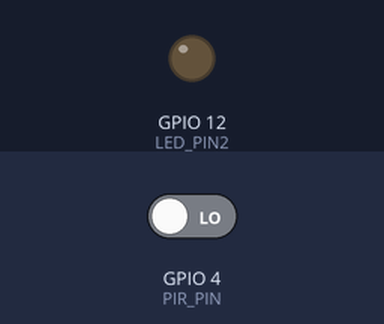
A program run on a simulated Raspberry Pi (BCM pin numbers). On the bench: output pins drawn as LEDs (lit = HIGH). The inputs (shaded band) are chosen by the test bench; at power-on: GPIO 4 (PIR_PIN) LOW. What the program prints to the terminal is not drawn.

Above: at 3.2 s.
3.3 s: GPIO 4 (PIR_PIN) driven HIGH
At 4.8 s:
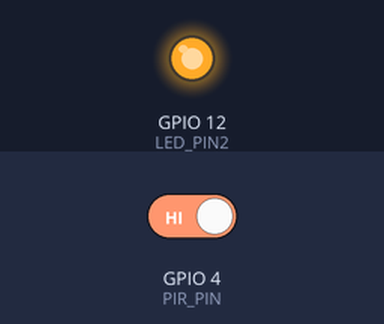
6.0 s: GPIO 4 (PIR_PIN) driven LOW
At 6.4 s:
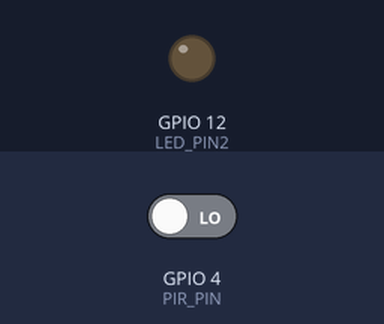
Timing chart, 0 to 9.0 s (numbered marks = the images above; inputs shaded):
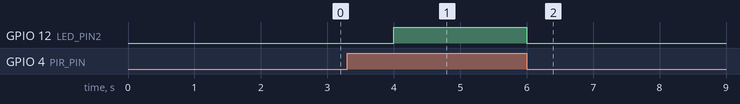

The program:

RIP.py
```python
import RPi.GPIO as GPIO
import time


PIR_PIN = 4
LED_PIN2 = 12

GPIO.setmode(GPIO.BCM)

GPIO.setup(PIR_PIN, GPIO.IN)


GPIO.setup(LED_PIN2, GPIO.OUT)


time.sleep(2)
print('PIR READY...')

try:
    while True:
        val = GPIO.input(PIR_PIN)
        if val == GPIO.HIGH:
            print('움직임 감지')
            GPIO.output(LED_PIN2, True)

        else :
            print('움직임 없음')
            GPIO.output(LED_PIN2, False)

        time.sleep(2)
finally:
    GPIO.cleanup()
    print('Exit and cleanup')
```

Measured:
- after the input at 3.3 s, GPIO 12 (LED_PIN2): LOW → HIGH after 0.70 s
- after the input at 6.0 s, GPIO 12 (LED_PIN2): HIGH → LOW at once
